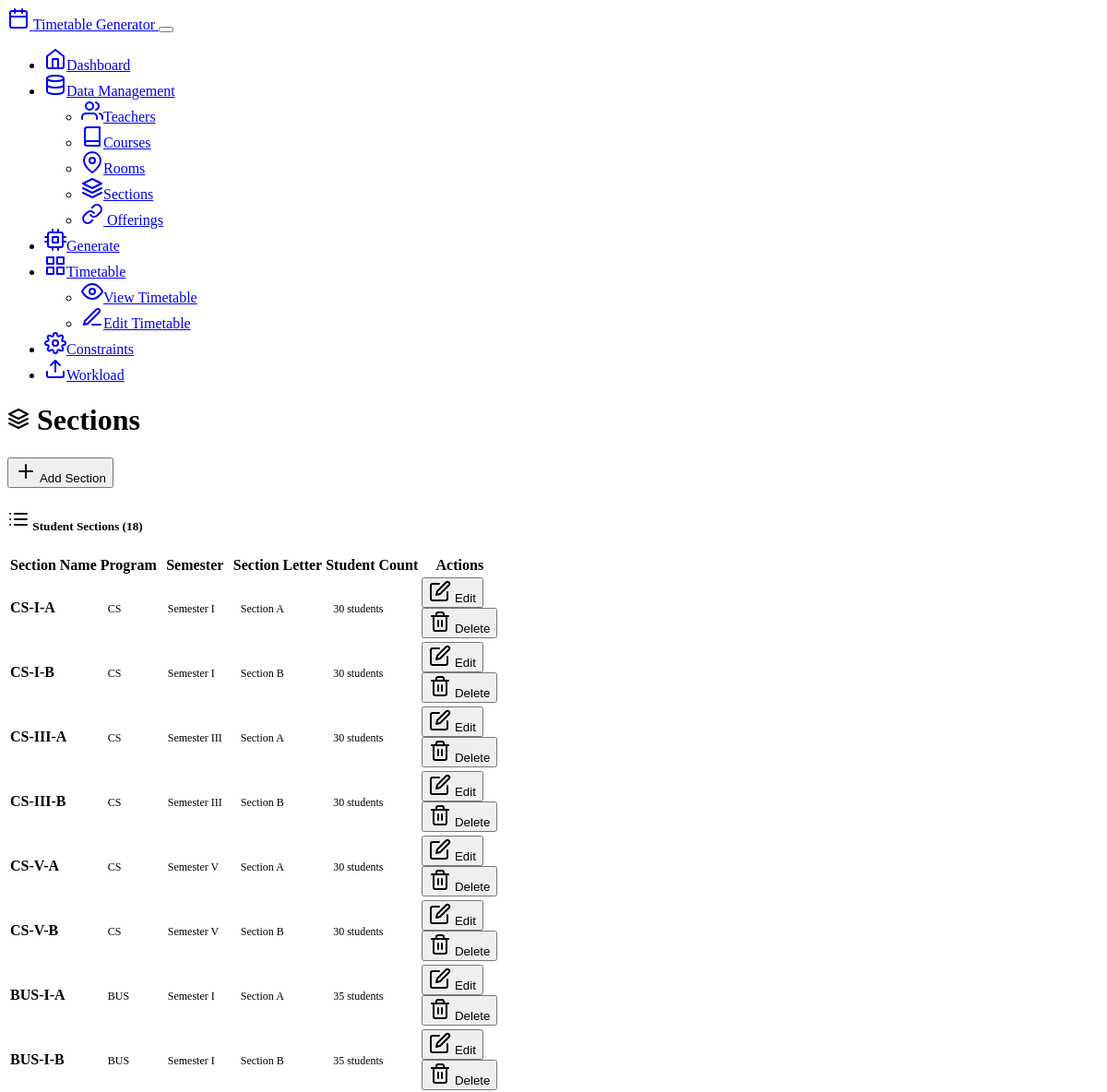
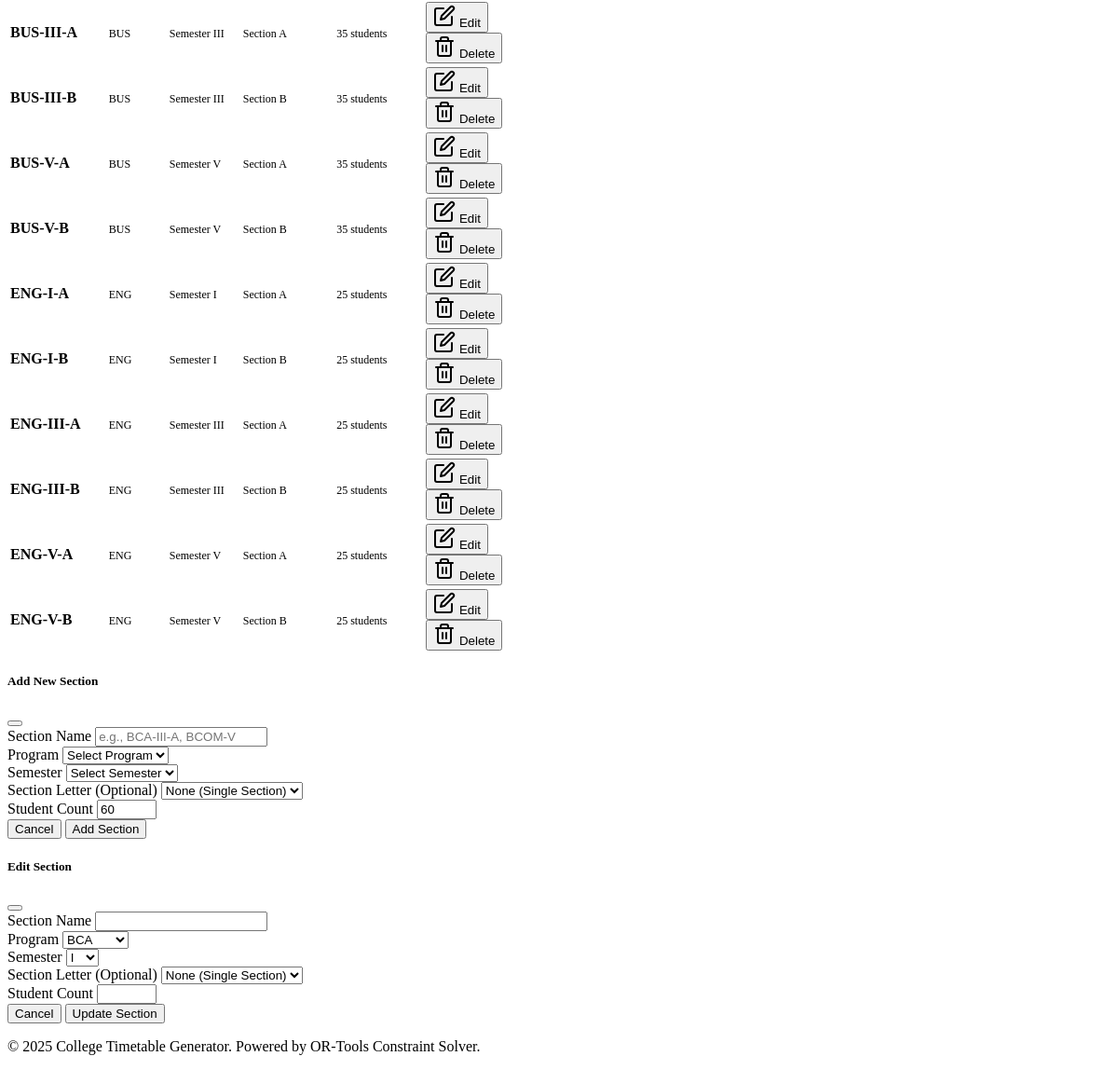
Page /sections on the committed database (2 pictures, top to bottom).
### models.py (models this page shows, shortened)
class Section(db.Model):
    __tablename__ = 'sections'
    id = db.Column(db.Integer, primary_key=True)
    name = db.Column(db.String(50), nullable=False)  # e.g., BCA-III-A, BCOM-V
    program = db.Column(db.String(20), nullable=False)  # BCOM, BCA, MCA, MBA, BAHMC
    semester = db.Column(db.String(10), nullable=False)  # I, III, V
    section_letter = db.Column(db.String(5))  # A, B, C, D (optional for single sections)
    student_count = db.Column(db.Integer, default=60)
    is_active = db.Column(db.Boolean, default=True)
    offerings = relationship("Offering", back_populates="section")
    timetable_slots = relationship("TimetableSlot", back_populates="section")
    __table_args__ = (UniqueConstraint('program', 'semester', 'section_letter'),)

### routes.py (the view)
@app.route('/sections')
def sections():
    sections_list = Section.query.filter_by(is_active=True).all()
    return render_template('sections.html', sections=sections_list)

### templates/sections.html (shortened to what this page needs)
{% extends "base.html" %}
{% block content %}
<div class="row">
    <div class="col-12">
        <div class="d-flex justify-content-between align-items-center mb-4">
            <h1 class="display-4">
                <i data-feather="layers" class="me-3"></i>
                Sections
            </h1>
            <button class="btn btn-primary" data-bs-toggle="modal" data-bs-target="#addSectionModal">
                <i data-feather="plus" class="me-2"></i>
                Add Section
            </button>
        </div>
    </div>
</div>
<div class="row">
    <div class="col-12">
        <div class="card">
            <div class="card-header">
                <h5 class="card-title mb-0">
                    <i data-feather="list" class="me-2"></i>
                    Student Sections ({{ sections|length }})
                </h5>
            </div>
            <div class="card-body">
                {% if sections %}
                    <div class="table-responsive">
                        <table class="table table-striped">
                            <thead>
                                <tr>
                                    <th>Section Name</th>
                                    <th>Program</th>
                                    <th>Semester</th>
                                    <th>Section Letter</th>
                                    <th>Student Count</th>
                                    <th>Actions</th>
                                </tr>
                            </thead>
                            <tbody>
                                {% for section in sections %}
                                <tr>
                                    <td>
                                        <strong>{{ section.name }}</strong>
                                    </td>
                                    <td>
                                        <span class="badge bg-primary">{{ section.program }}</span>
                                    </td>
                                    <td>
                                        <span class="badge bg-info">Semester {{ section.semester }}</span>
                                    </td>
                                    <td>
                                        {% if section.section_letter %}
                                            <span class="badge bg-secondary">Section {{ section.section_letter }}</span>
                                        {% else %}
                                            <span class="text-muted">N/A</span>
                                        {% endif %}
                                    </td>
                                    <td>
                                        <span class="badge bg-success">{{ section.student_count }} students</span>
                                    </td>
                                    <td>
                                        <button class="btn btn-sm btn-outline-primary" onclick="editSection({{ section.id }}, '{{ section.name }}', '{{ section.program }}', '{{ section.semester }}', '{{ section.section_letter or '' }}', {{ section.student_count }})">
                                            <i data-feather="edit" class="me-1"></i>
                                            Edit
                                        </button>
                                        <form method="POST" action="{{ url_for('delete_section', section_id=section.id) }}" class="d-inline" onsubmit="return confirm('Are you sure you want to delete this section?')">
                                            <button type="submit" class="btn btn-sm btn-outline-danger">
                                                <i data-feather="trash-2" class="me-1"></i>
                                                Delete
                                            </button>
                                        </form>
                                    </td>
                                </tr>
                                {% endfor %}
                            </tbody>
                        </table>
                    </div>
                {% endif %}
            </div>
        </div>
    </div>
</div>
<div class="modal fade" id="addSectionModal" tabindex="-1">
    <div class="modal-dialog">
        <div class="modal-content">
            <div class="modal-header">
                <h5 class="modal-title">Add New Section</h5>
                <button type="button" class="btn-close" data-bs-dismiss="modal"></button>
            </div>
            <form method="POST" action="{{ url_for('add_section') }}">
                <div class="modal-body">
                    <div class="mb-3">
                        <label for="name" class="form-label">Section Name</label>
                        <input type="text" class="form-control" id="name" name="name" placeholder="e.g., BCA-III-A, BCOM-V" required>
                    </div>
                    <div class="row">
                        <div class="col-md-6">
                            <div class="mb-3">
                                <label for="program" class="form-label">Program</label>
                                <select class="form-select" id="program" name="program" required>
                                    <option value="">Select Program</option>
                                </select>
                            </div>
                        </div>
                        <div class="col-md-6">
                            <div class="mb-3">
                                <label for="semester" class="form-label">Semester</label>
                                <select class="form-select" id="semester" name="semester" required>
                                    <option value="">Select Semester</option>
                                </select>
                            </div>
                        </div>
                    </div>
                    <div class="row">
                        <div class="col-md-6">
                            <div class="mb-3">
                                <label for="section_letter" class="form-label">Section Letter (Optional)</label>
                                <select class="form-select" id="section_letter" name="section_letter">
                                    <option value="">None (Single Section)</option>
                                </select>
                            </div>
                        </div>
                        <div class="col-md-6">
                            <div class="mb-3">
                                <label for="student_count" class="form-label">Student Count</label>
                                <input type="number" class="form-control" id="student_count" name="student_count" value="60" min="1" max="200">
                            </div>
                        </div>
                    </div>
                </div>
                <div class="modal-footer">
                    <button type="button" class="btn btn-secondary" data-bs-dismiss="modal">Cancel</button>
                    <button type="submit" class="btn btn-primary">Add Section</button>
                </div>
            </form>
        </div>
    </div>
</div>
<div class="modal fade" id="editSectionModal" tabindex="-1">
    <div class="modal-dialog">
        <div class="modal-content">
            <div class="modal-header">
                <h5 class="modal-title">Edit Section</h5>
                <button type="button" class="btn-close" data-bs-dismiss="modal"></button>
            </div>
            <form method="POST" id="editSectionForm">
                <div class="modal-body">
                    <div class="mb-3">
                        <label for="edit_name" class="form-label">Section Name</label>
                        <input type="text" class="form-control" id="edit_name" name="name" required>
                    </div>
                    <div class="row">
                        <div class="col-md-6">
                            <div class="mb-3">
                                <label for="edit_program" class="form-label">Program</label>
                                <select class="form-select" id="edit_program" name="program" required>
                                    <option value="BCA">BCA</option>
                                </select>
                            </div>
                        </div>
                        <div class="col-md-6">
                            <div class="mb-3">
                                <label for="edit_semester" class="form-label">Semester</label>
                                <select class="form-select" id="edit_semester" name="semester" required>
                                    <option value="I">I</option>
                                </select>
                            </div>
                        </div>
                    </div>
                    <div class="row">
                        <div class="col-md-6">
                            <div class="mb-3">
                                <label for="edit_section_letter" class="form-label">Section Letter (Optional)</label>
                                <select class="form-select" id="edit_section_letter" name="section_letter">
                                    <option value="">None (Single Section)</option>
                                </select>
                            </div>
                        </div>
                        <div class="col-md-6">
                            <div class="mb-3">
                                <label for="edit_student_count" class="form-label">Student Count</label>
                                <input type="number" class="form-control" id="edit_student_count" name="student_count" min="1" max="200">
                            </div>
                        </div>
                    </div>
                </div>
                <div class="modal-footer">
                    <button type="button" class="btn btn-secondary" data-bs-dismiss="modal">Cancel</button>
                    <button type="submit" class="btn btn-primary">Update Section</button>
                </div>
            </form>
        </div>
    </div>
</div>
{% endblock %}

### static/css/style.css (style rules this page uses)
.modal-body { max-height: 70vh; overflow-y: auto; }
.table-responsive { border-radius: 0.375rem; }
.card-header { border-bottom: 2px solid var(--bs-border-color); }
.card-header .card-title { font-weight: 600; }
.badge { font-size: 0.75rem; padding: 0.375rem 0.5rem; }
.card { animation: fadeIn 0.3s ease-out; }

### rows in the picture
Section: name "CS-I-A", program "CS", semester "I", section_letter "A", student_count "30"
Section: name "CS-I-B", program "CS", semester "I", section_letter "B", student_count "30"
Section: name "CS-III-A", program "CS", semester "III", section_letter "A", student_count "30"
Section: name "CS-III-B", program "CS", semester "III", section_letter "B", student_count "30"
Section: name "CS-V-A", program "CS", semester "V", section_letter "A", student_count "30"
Section: name "CS-V-B", program "CS", semester "V", section_letter "B", student_count "30"
Section: name "BUS-I-A", program "BUS", semester "I", section_letter "A", student_count "35"
Section: name "BUS-I-B", program "BUS", semester "I", section_letter "B", student_count "35"
Section: name "BUS-III-A", program "BUS", semester "III", section_letter "A", student_count "35"
Section: name "BUS-III-B", program "BUS", semester "III", section_letter "B", student_count "35"
Section: name "BUS-V-A", program "BUS", semester "V", section_letter "A", student_count "35"
Section: name "BUS-V-B", program "BUS", semester "V", section_letter "B", student_count "35"
Section: name "ENG-I-A", program "ENG", semester "I", section_letter "A", student_count "25"
Section: name "ENG-I-B", program "ENG", semester "I", section_letter "B", student_count "25"
Section: name "ENG-III-A", program "ENG", semester "III", section_letter "A", student_count "25"
Section: name "ENG-III-B", program "ENG", semester "III", section_letter "B", student_count "25"
Section: name "ENG-V-A", program "ENG", semester "V", section_letter "A", student_count "25"
Section: name "ENG-V-B", program "ENG", semester "V", section_letter "B", student_count "25"

### other values in the picture
{{ sections|length }} "18"
